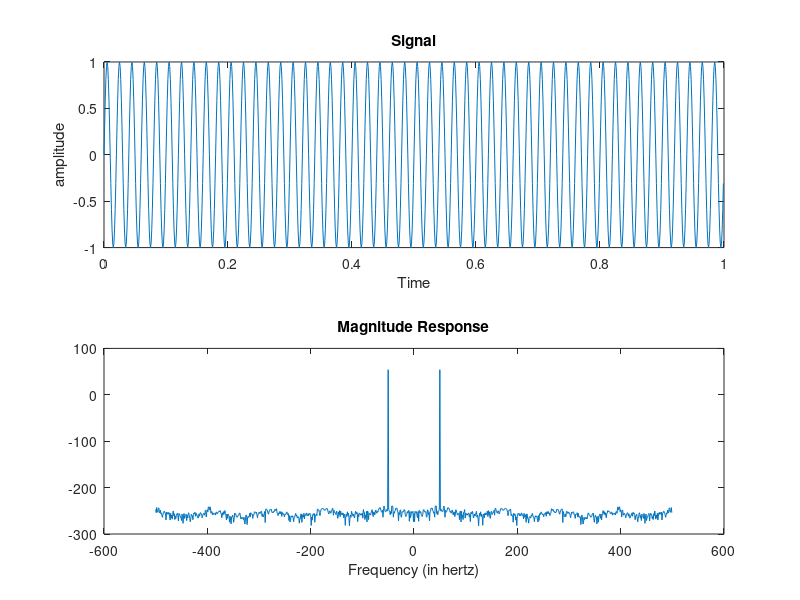

Recreate this plot in MATLAB.
%%Time specifications:
Fs = 1000;                      % samples per second
dt = 1/Fs;                     % seconds per sample
StopTime = 1;                  % seconds
t = 0:dt:StopTime-dt;
N = length(t);

%%Frequency specifications:
dF = Fs/N;                      % hertz
f = -Fs/2:dF:Fs/2-dF;           % hertz

%%Sine wave:
Fc = 50;                       % hertz
x = sin(2*pi*Fc*t);

%Fourier Transform:
y = fftshift(fft(x,N));

%%Plot the spectrum:
figure;
subplot(2,1,1) 
plot(t,x)
xlabel('Time');
ylabel('amplitude');
title('Signal');
subplot(2,1,2) 
plot(f,20*log10(abs(y)));
xlabel('Frequency (in hertz)');
title('Magnitude Response');
